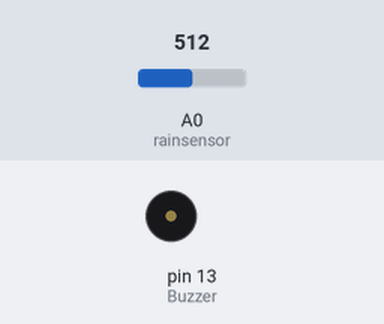
The sketch below on a simulated Arduino Uno, built with avr-gcc and run on an emulated ATmega328P. Parts: buzzer (waves = sounding, pin HIGH). The test bench sets the inputs (shaded band); at power-on: A0 (rainsensor) = 512.

Above: at 1.8 s.
1.9 s: A0 (rainsensor) set to 487
At 2.9 s:
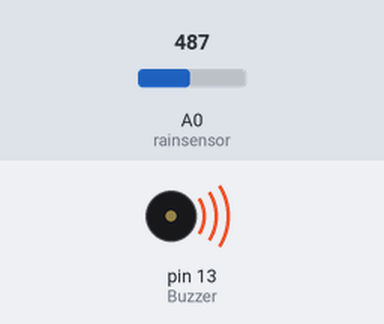
3.5 s: A0 (rainsensor) set to 510
At 4.4 s:
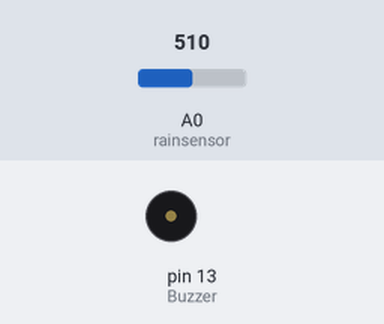
5.5 s: A0 (rainsensor) set to 490
At 7.2 s:
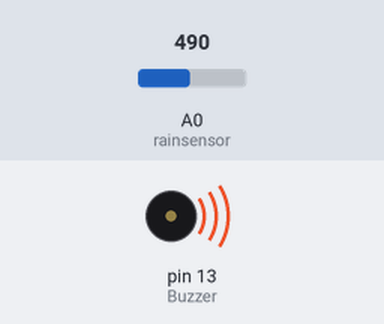
Timing chart, 0 to 8.7 s (numbered marks = the images above; inputs shaded):
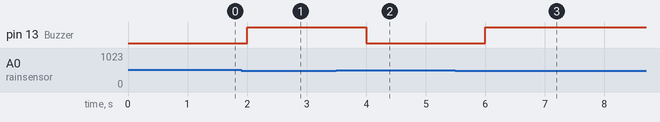

Measured:
- the behaviour switches between 500 and 499 on A0 (rainsensor) (found by bisection; images 0 and 1)
- after the input at 1.9 s, pin 13 (Buzzer): LOW → HIGH after 0.10 s
- after the input at 3.5 s, pin 13 (Buzzer): HIGH → LOW after 0.50 s
- after the input at 5.5 s, pin 13 (Buzzer): LOW → HIGH after 0.50 s

The sketch:

Arduino_UNO_Rain_D0.ino
```cpp
int rainsensor = A0;
int Buzzer = 13;
void setup(){
  pinMode(Buzzer, OUTPUT);
}

void loop(){
  int data1 = analogRead(rainsensor);
  if (data1 < 500) {
    digitalWrite(Buzzer, HIGH);
  }else {
    digitalWrite(Buzzer, LOW);
  }
  delay(1000);
}
```
